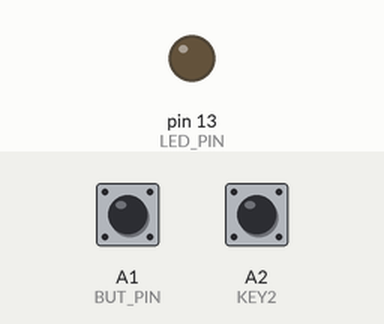
The sketch below on a simulated Arduino Uno, built with avr-gcc and run on an emulated ATmega328P. Parts: output pins drawn as LEDs (lit = HIGH). Dashed ring = blinking. The inputs (shaded band) are chosen by the test bench; at power-on: A2 (KEY2) HIGH, A1 (BUT_PIN) HIGH.

Above: at 1.2 s.
1.3 s: A2 (KEY2) pulled LOW for 1 s
At 4.7 s:
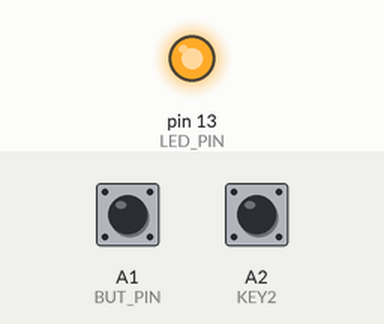
5.3 s: A1 (BUT_PIN) pulled LOW for 1 s
At 7.0 s:
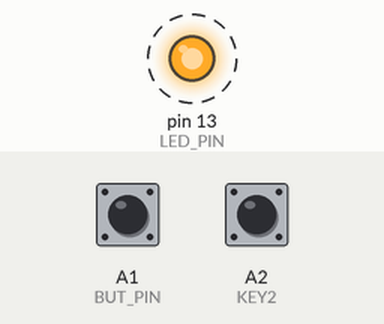
Timing chart, 0 to 14.3 s (numbered marks = the images above; inputs shaded):
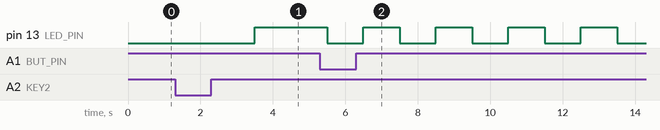

Measured:
- after the input at 5.3 s, pin 13 (LED_PIN): alternates HIGH for 1.0 s and LOW for 1.0 s, starting after 0.20 s

The sketch:

aula1.ino
```cpp
  /*INF1805
  Filipe Ferraz Franco e Costa 1711109
  Rodrigo Pumar Alves de Souza 1221007*/
#define LED_PIN 13
#define BUT_PIN A1
#define KEY2 A2
#define KEY3 A3
void setup() {
  pinMode(LED_PIN,OUTPUT);
  pinMode(BUT_PIN,INPUT_PULLUP);
  pinMode(KEY2,INPUT_PULLUP);
  pinMode(KEY3,INPUT_PULLUP);

}
  unsigned long speed1 = 0;
  int state  = 1;
  unsigned long old=0;
  unsigned long old2 = 0;
  int but1 = 1;
  int but2 = 1;
  void loop() {
  unsigned long now = millis();
  if(now >= old + 1000 + speed1) {
    old = now;
    state = !state;
    digitalWrite(LED_PIN, state);
  }

  if(now >= old2 + 500) {
    old2 = now;

    if(!but1&&!but2) {
      while(1);
    }
    else if(!but1){
      if(speed1 < 500){
        speed1 = 0;
      }
     else{
      speed1 = speed1 - 500;
     }
    }
    else if(!but2){
      speed1 = speed1 + 500;
    }
    but1=1;
    but2=1;
  }
  else {
    if(!digitalRead(BUT_PIN)) {
      but1=0;
    }
    if(!digitalRead(KEY2)) {
      but2=0;
    }
  }
}
```
